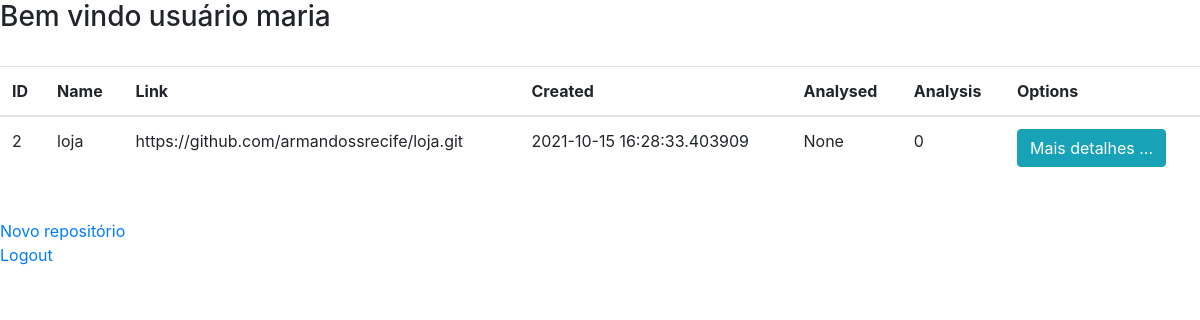
The app's page /home (signed in) with its own data.
### sysrepository/dao.py (models this page shows)
class Usuario(db.Model):
    id = db.Column(db.Integer(), primary_key=True)
    name = db.Column(db.String(length=50), nullable=False, unique=True)
    username = db.Column(db.String(length=30), nullable=False, unique=True)
    email = db.Column(db.String(length=50), nullable=False, unique=True)
    password = db.Column(db.String(length=60), nullable=False)
    repositories = db.relationship('Repositorio', backref='owned_usuario', lazy=True)

class Repositorio(db.Model):
    id = db.Column(db.Integer(), primary_key=True)
    name = db.Column(db.String(length=30), nullable=False, unique=False)
    link = db.Column(db.String(length=1024), nullable=False, unique=False)
    creation_date = db.Column(db.DateTime, nullable=False, default=datetime.now)
    analysis_date = db.Column(db.DateTime, nullable=True, default=None)
    analysed = db.Column(db.Integer(), nullable=True, default=0)
    owner = db.Column(db.Integer(), db.ForeignKey('usuario.id'))

### sysrepository/main.py (the view)
@app.route('/home')
def home_page():
    try:
        usuario_logado = repositorioUsuarios.consulta_usuario_por_id(session['user_id'])
        if usuario_logado is None:
            return redirect(url_for("logout"))
        repositorios_do_usuario = repositorioRepositorios.consulta_repositorios_por_id_usuario(session['user_id'])
        return render_template('home.html', repositorios=repositorios_do_usuario, usuario_logado=usuario_logado)
    except Exception as e:
        print(f'Erro: {e}')
        return redirect(url_for("login_page"))

### sysrepository/dao.py (called while the page is built)
    def consulta_usuario_por_id(self, p_id):
        usuario = Usuario.query.filter_by(id=p_id).first()
        return usuario

    def consulta_repositorios_por_id_usuario(self, id_usuario):
        lista_reposigorios_usuario = Repositorio.query.filter_by(owner=id_usuario).all()
        return lista_reposigorios_usuario

### sysrepository/templates/home.html (shortened to what this page needs)
<!doctype html>
<html lang="en">
  <head>
    <link rel="stylesheet" href="https://cdn.jsdelivr.net/npm/bootstrap@4.5.3/dist/css/bootstrap.min.css">
  </head>
  <body>
    <h3>Bem vindo usuário {{ usuario_logado.username }}</h3>
    <br>
    <table class="table table-hover table">
      <thead>
          <tr>
              <th scope="col">ID</th>
              <th scope="col">Name</th>
              <th scope="col">Link</th>
              <th scope="col">Created</th>
              <th scope="col">Analysed</th>
              <th scope="col">Analysis</th>
              <th scope="col">Options</th>
          </tr>
      </thead>
      <tbody>
          {% for repositorio in repositorios %}
              <tr>
                  <td>{{ repositorio.id }}</td>
                  <td>{{ repositorio.name }}</td>
                  <td>{{ repositorio.link }}</td>
                  <td>{{ repositorio.creation_date }}</td>
                  <td>{{ repositorio.analysis_date }}</td>
                  <td>{{ repositorio.analysed }}</td>
                  <td>
                      <button class="btn btn-outline btn-info">Mais detalhes ...</button>
                  </td>
              </tr>
          {% endfor %}
      </tbody>
    </table>
    <br>
    <a href="{{ url_for('repository_page') }}">Novo repositório</a>
    <br>
    <a href="{{ url_for('logout') }}">Logout</a>
  </body>
</html>

### records on screen
Usuario: username "maria"
Repositorio: id "2", name "loja", link "https://github.com/armandossrecife/loja.git", creation_date "2021-10-15 16:28:33.403909", analysis_date "None", analysed "0"
